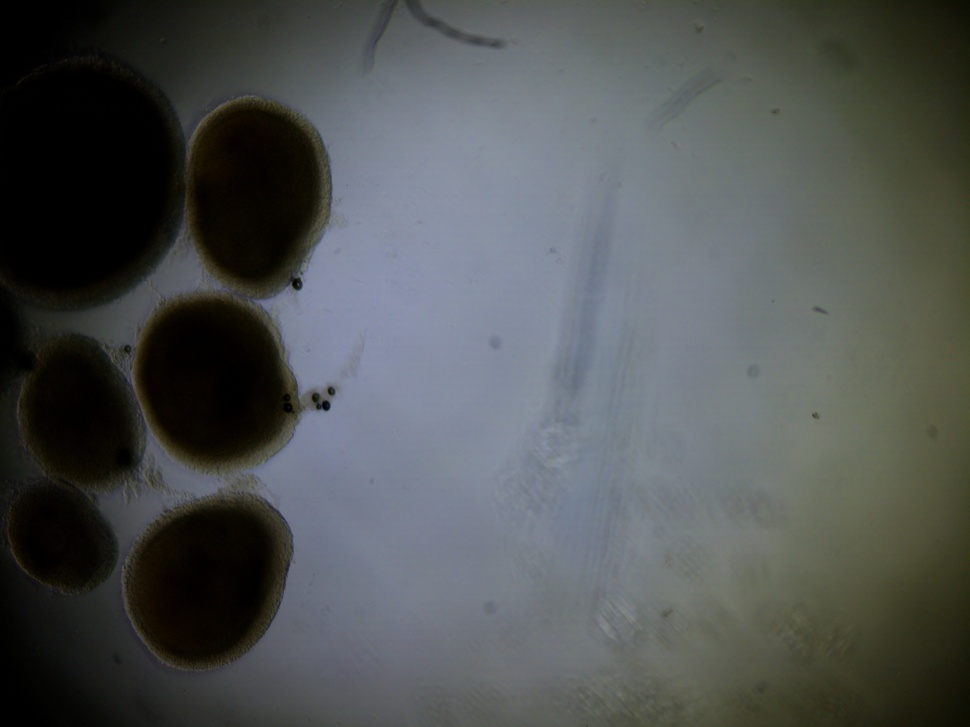
#> input picture High_quality_image_23&24/High_quality_image_2024/test21.jpg, 970 x 727 px, shrunk from 4056 x 3040 before the run, found by its file name
$ jupyter execute Uneven_illumination_2024.ipynb
#> lines starting #> are read from the running program, lines starting #| are printed output that depends on the picture
Purpose of Uneven Illumination Correction:
- Standardize image brightness: Reduce lighting differences between the center and edges of images.
- Improve boundary detection: Help the model distinguish actual organoid boundaries from illumination artifacts.
- Improve model training: Encourage the segmentation model to learn organoid shapes and structural features rather than brightness variations.
- Improve generalization: Potentially make segmentation more consistent across different image locations and lighting conditions.

[cell 1]
import cv2
import numpy as np
import matplotlib.pyplot as plt

[cell 2]
img = cv2.imread(
    r"C:\OneDrive_local_\Desktop\realtime-organoid-XYZ\High_quality_image_23&24\High_quality_image_2024\test21.jpg"
)
#> img is the input picture: shape (727, 970, 3); mean B, G, R 82.7, 83.1, 79.5
if img is None:
    raise FileNotFoundError("image_loading_failed")

[cell 3]
print(img.shape)
#| (727, 970, 3)
plt.imshow(cv2.cvtColor(img, cv2.COLOR_BGR2RGB))
plt.axis("off")
plt.show()

[cell 4]
# Convert the BGR image to grayscale
# then to float32 for the illumination correction calculations.
gray = cv2.cvtColor(img, cv2.COLOR_BGR2GRAY).astype(np.float32)
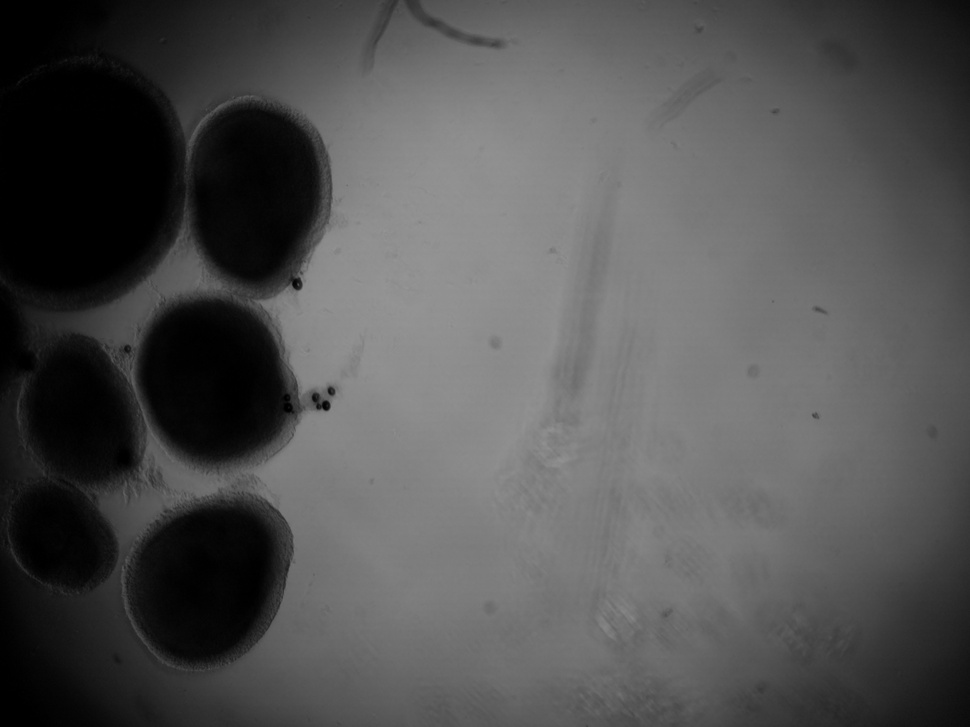
#> gray: shape (727, 970) float32; min 0, max 149, mean 82
gray

[cell 5]
# Blur the grayscale image to estimate the smooth,
# uneven illumination in the background.
background = cv2.GaussianBlur(gray, (0, 0), sigmaX=120)
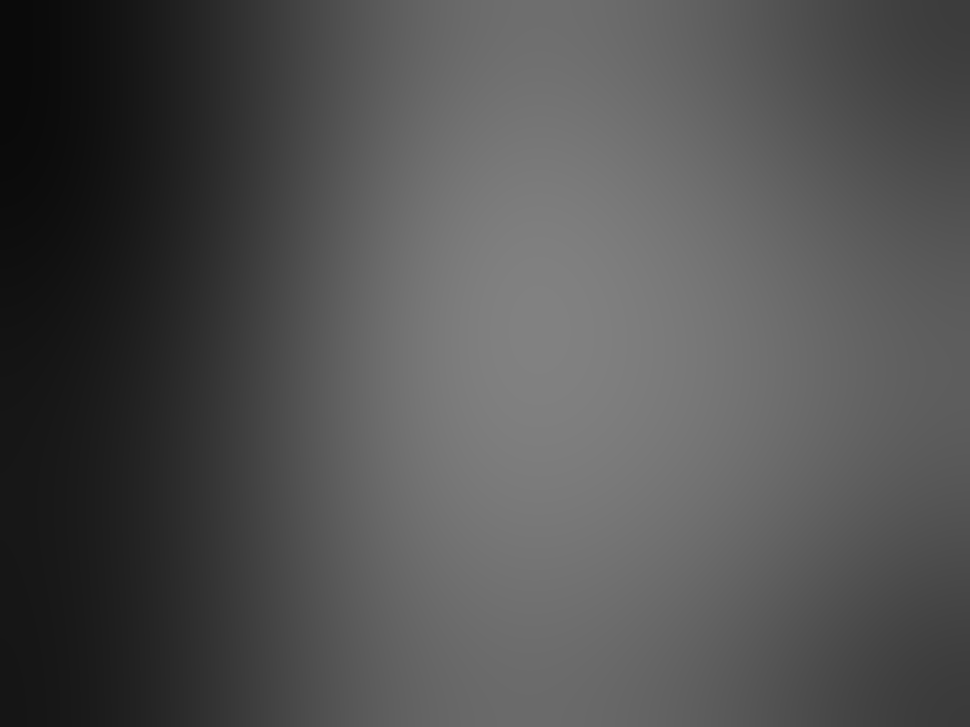
#> background: shape (727, 970) float32; min 10.22, max 129.6, mean 82.1
background

[cell 6]
# Correct uneven illumination by dividing each pixel by the estimated background.
# The minimum value of 1.0 prevents division by zero.
corrected = gray / np.maximum(background, 1.0)
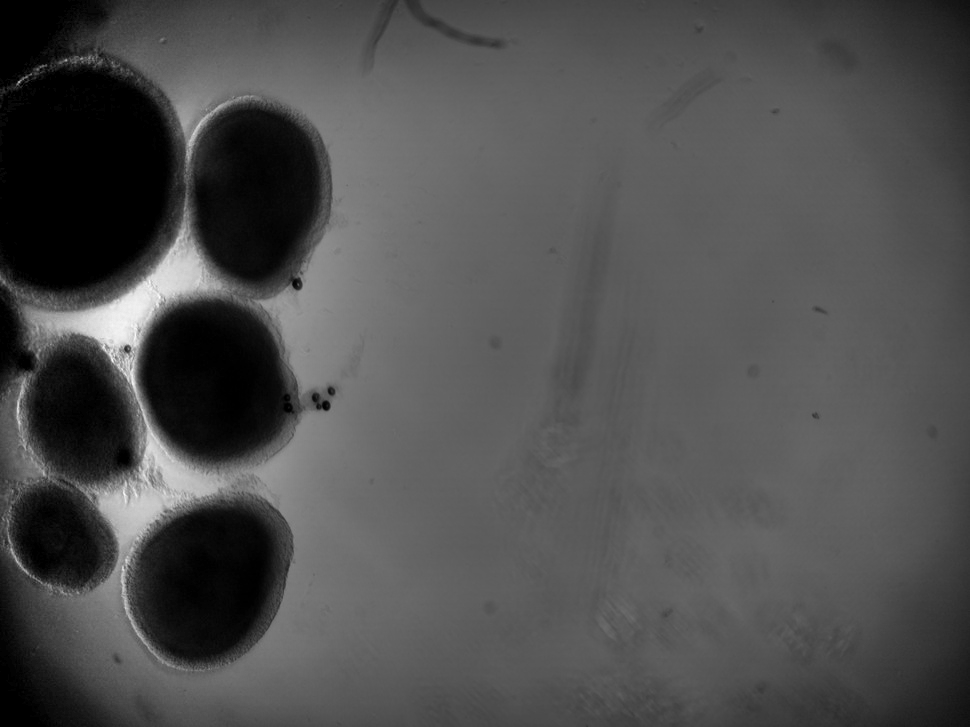
#> corrected: shape (727, 970) float32; min 0, max 2.93, mean 0.907; drawn with min black and max white

# Find the 1st and 99th percentiles to set the display range
# while ignoring a small number of extreme pixel values.
low, high = np.percentile(corrected, (1, 99))
#> low = 0; high = 2.21

# Scale values into the range [0, 1] and clip values outside it.
corrected = np.clip(
    (corrected - low) / max(high - low, 1e-6), 0, 1
)
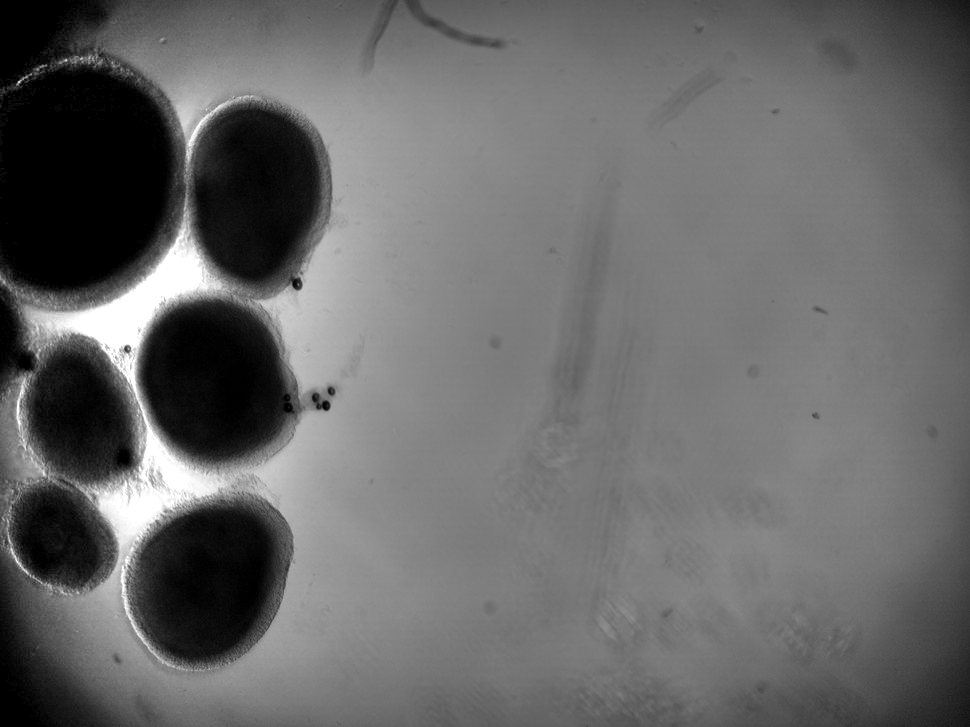
#> corrected: shape (727, 970) float32; min 0, max 1, mean 0.409

# Convert the result to an 8-bit image with pixel values from 0 to 255.
corrected = (corrected * 255).astype(np.uint8)

# Save the corrected image.
cv2.imwrite("corrected.png", corrected)

# Place the original grayscale image on the left and the corrected image on the right.
comparison = np.hstack([gray.astype(np.uint8), corrected])
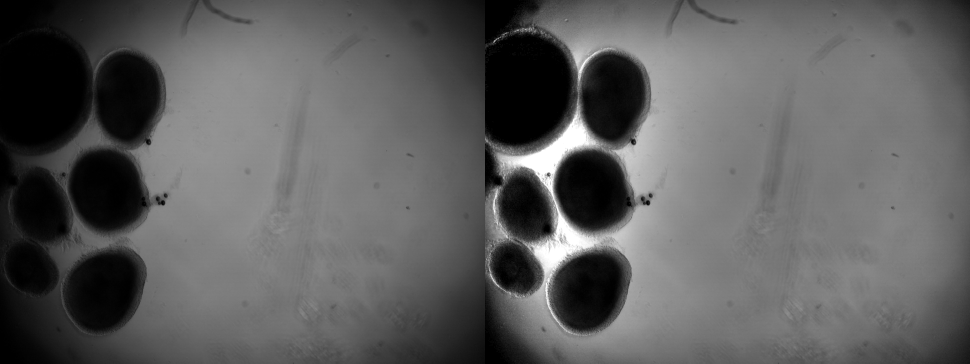
#> comparison: shape (727, 1940) (shown at 1/2 size); min 0, max 255, mean 93
cv2.imwrite("comparison.png", comparison)
#> Out = True

[cell 7]
saved = cv2.imwrite("corrected.png", corrected)
print(saved)  # True = saved successfully; False = saving failed
#| True

$ run again, with High_quality_image_23&24/High_quality_image_2024/test22.jpg copied over High_quality_image_23&24/High_quality_image_2024/test21.jpg
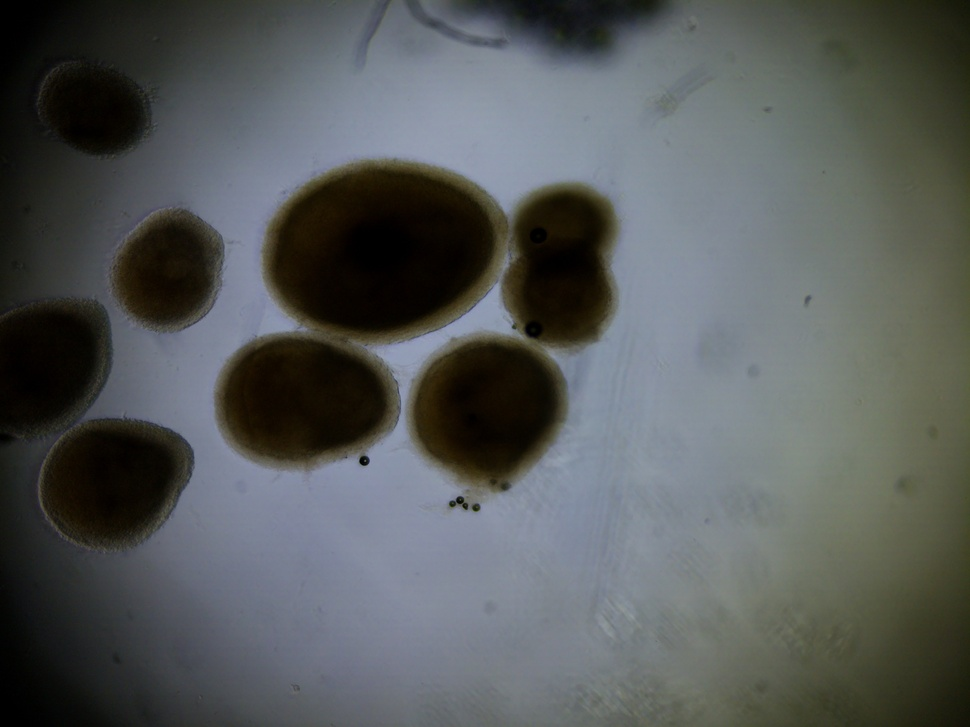
#> input picture High_quality_image_23&24/High_quality_image_2024/test22.jpg, 970 x 727 px, shrunk from 4056 x 3040 before the run, found by its file name
#> img is the input picture: shape (727, 970, 3); mean B, G, R 89, 89.3, 85.7
#| (727, 970, 3)
#> `corrected = gray / np.maximum(background, 1.0)`:
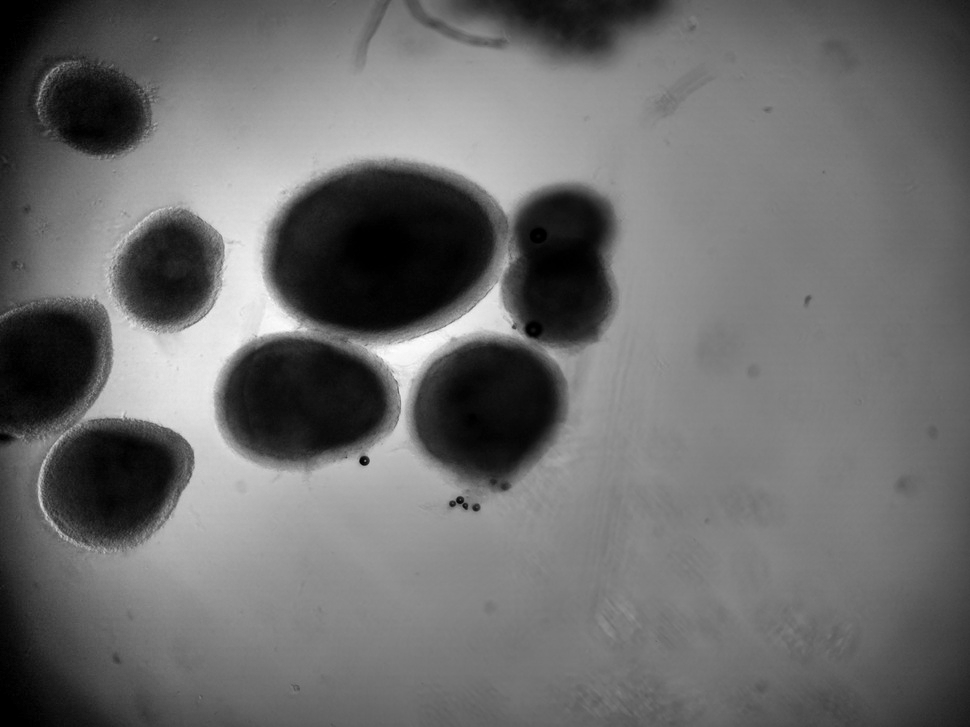
#> corrected: shape (727, 970) float32; min 0, max 2.25, mean 0.956; drawn with min black and max white
#> low = 0.0255; high = 2.01
#> `comparison = np.hstack([gray.astype(np.uint8), corrected])`:
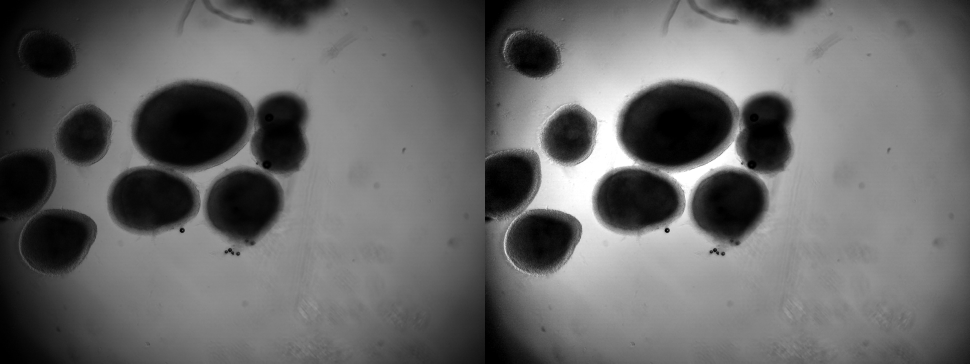
#> comparison: shape (727, 1940) (shown at 1/2 size); min 0, max 255, mean 103.7
#> Out = True
#| True
